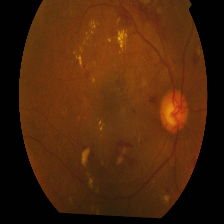
#> input picture DR2.png, 224 x 224 px
$ jupyter execute --allow-errors hybird_search_without_blue.ipynb
#> lines starting #> are read from the running program, lines starting #| are printed output that depends on the picture
[cell 1]
import cv2
import numpy as np
import matplotlib.pyplot as plt
from sklearn.cluster import KMeans
from sklearn.metrics import davies_bouldin_score, silhouette_score
from scipy.spatial.distance import cdist
from skfuzzy.cluster import cmeans
import time

[cell 2]
def extract_clusters_fundus_dr(image_path, n_clusters, m=2.0, max_iter=150, error=1e-5, spatial_weight=0.1, clahe_clip_limit=2.0, clahe_tile_grid_size=(8,8)):
    """
    Hybrid clustering for fundus DR images with blue channel removal and CLAHE enhancement

    Parameters:
    - image_path: Path to fundus image
    - n_clusters: Number of clusters
    - m: Fuzziness parameter for FCM
    - max_iter: Maximum iterations for FCM
    - error: Convergence threshold for FCM
    - spatial_weight: Weight for spatial features
    - clahe_clip_limit: Clip limit for CLAHE
    - clahe_tile_grid_size: Tile grid size for CLAHE
    """
#> called with image_path = 'DR2.png', n_clusters = 5, m = 2, max_iter = 150, error = 1e-05, spatial_weight = 0.1, clahe_clip_limit = 3, clahe_tile_grid_size = (8, 8)

    # Load and preprocess image
    image = cv2.imread(image_path)
#> image is the input picture: shape (224, 224, 3); mean B, G, R 10.5, 37.3, 76.3
    if image is None:
        raise FileNotFoundError(f"Could not load image from path: {image_path}")

    # Convert BGR to RGB
    image_rgb = cv2.cvtColor(image, cv2.COLOR_BGR2RGB)
    h, w, c = image_rgb.shape
#> h = 224; w = 224; c = 3

    # Extract R and G channels (remove blue channel)
    red_channel = image_rgb[:, :, 0]
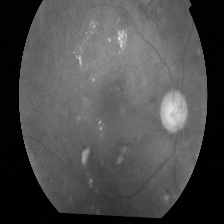
#> red_channel: shape (224, 224); min 0, max 232, mean 76.3
    green_channel = image_rgb[:, :, 1]
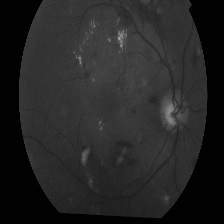
#> green_channel: shape (224, 224); min 0, max 166, mean 37.3
    # blue_channel = image_rgb[:, :, 2]  # We're removing this

    print("[INFO] Blue channel removed for fundus DR processing")

    # Apply CLAHE to green channel (most informative for fundus images)
    clahe = cv2.createCLAHE(clipLimit=clahe_clip_limit, tileGridSize=clahe_tile_grid_size)
    green_clahe = clahe.apply(green_channel)
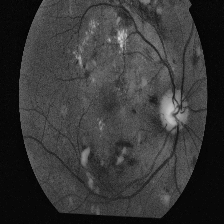
#> green_clahe: shape (224, 224); min 3, max 211, mean 55.1

    print(f"[INFO] CLAHE applied to green channel with clip limit: {clahe_clip_limit}")

    # Create RG image (Red + CLAHE-enhanced Green)
    rg_image = np.zeros((h, w, 2), dtype=np.uint8)
    rg_image[:, :, 0] = red_channel
    rg_image[:, :, 1] = green_clahe

    # Reshape for clustering (N, 2) - only R and processed G channels
    reshaped_image = rg_image.reshape(-1, 2).astype(np.float64)

    # Generate normalized spatial coordinates
    xx, yy = np.meshgrid(np.arange(w), np.arange(h))
    xx = (xx.flatten() / w).reshape(-1, 1)
    yy = (yy.flatten() / h).reshape(-1, 1)
    spatial_features = spatial_weight * np.hstack((xx, yy))  # shape: (N, 2)

    # Combine RG + spatial features
    features = np.hstack((reshaped_image, spatial_features))  # shape: (N, 4)
    print(f"[INFO] Feature shape: {features.shape} (R + CLAHE-G + normalized XY coordinates)")
#| [INFO] Feature shape: (50176, 4) (R + CLAHE-G + normalized XY coordinates)

    # Step 1: K-Means Initialization
    print("[INFO] Running K-Means for initialization...")
    kmeans = KMeans(n_clusters=n_clusters, n_init=10, max_iter=100, random_state=42)
    kmeans.fit(features)
    kmeans_labels = kmeans.labels_

    # Step 2: Fuzzy C-Means Clustering
    print("[INFO] Running Fuzzy C-Means with K-Means initialization...")
    start_time = time.time()

    data_for_fcm = features.T  # shape: (4, N)
    n_points = data_for_fcm.shape[1]
#> n_points = 50176

    # Membership initialization based on K-means results
    u_init = np.zeros((n_clusters, n_points), dtype=np.float64)
    for i in range(n_points):
        assigned_cluster = kmeans_labels[i]
        u_init[assigned_cluster, i] = 0.9
        for j in range(n_clusters):
            if j != assigned_cluster:
                u_init[j, i] = 0.1 / (n_clusters - 1)

    # Normalize membership matrix
    column_sums = np.sum(u_init, axis=0)
    u_init /= column_sums[np.newaxis, :]

    # Run FCM
    centers, u, _, _, _, _, _ = cmeans(
        data=data_for_fcm,
        c=n_clusters,
        m=m,
        error=error,
        maxiter=max_iter,
        init=u_init
    )
    end_time = time.time()
    print(f"[INFO] FCM Converged in {end_time - start_time:.2f} seconds")

    # Assign labels from FCM memberships
    labels = np.argmax(u, axis=0)

    # Extract only RG components from centers for visualization
    rg_centers = centers[:, :2]  # Only R and G components
    rg_centers = np.nan_to_num(rg_centers, nan=0.0, posinf=255.0, neginf=0.0)
    rg_centers = np.clip(rg_centers, 0, 255).astype(np.uint8)

    # Convert RG centers to RGB for visualization (add zero blue channel)
    rgb_centers = np.zeros((n_clusters, 3), dtype=np.uint8)
    rgb_centers[:, 0] = rg_centers[:, 0]  # Red channel
    rgb_centers[:, 1] = rg_centers[:, 1]  # Green channel (CLAHE processed)
    rgb_centers[:, 2] = 0                 # Blue channel set to 0

    # Prepare visualization
    combined_image = np.zeros_like(reshaped_image, dtype=np.uint8)
    fig_width = max(30, (n_clusters + 4) * 3)
    fig, axes = plt.subplots(2, max(3, (n_clusters + 1) // 2 + 2), figsize=(fig_width, 15))
    fig.suptitle("Fundus DR Hybrid Clustering: RG Channels + CLAHE", fontsize=24)

    # Flatten axes for easier indexing
    axes_flat = axes.flatten()
    plot_idx = 0

    # Plot original image
    axes_flat[plot_idx].imshow(image_rgb)
    axes_flat[plot_idx].axis('off')
    axes_flat[plot_idx].set_title("Original RGB Image", fontsize=14)
    plot_idx += 1

    # Plot green channel with CLAHE
    axes_flat[plot_idx].imshow(green_clahe, cmap='Greens')
    axes_flat[plot_idx].axis('off')
    axes_flat[plot_idx].set_title("Green Channel + CLAHE", fontsize=14)
    plot_idx += 1

    # Plot RG image (without blue)
    rg_display = np.zeros((h, w, 3), dtype=np.uint8)
    rg_display[:, :, 0] = red_channel
    rg_display[:, :, 1] = green_clahe
    # Blue channel remains 0
    axes_flat[plot_idx].imshow(rg_display)
    axes_flat[plot_idx].axis('off')
    axes_flat[plot_idx].set_title("RG Image (No Blue)", fontsize=14)
    plot_idx += 1

    # Plot individual clusters
    for cluster_id in range(n_clusters):
        mask = (labels == cluster_id)
        cluster_image = np.zeros_like(reshaped_image, dtype=np.uint8)
        cluster_image[mask] = rg_centers[cluster_id]
        combined_image[mask] = rg_centers[cluster_id]

        # Convert to RGB for display
        cluster_rgb = np.zeros((h, w, 3), dtype=np.uint8)
        cluster_image_reshaped = cluster_image.reshape(h, w, 2)
        cluster_rgb[:, :, 0] = cluster_image_reshaped[:, :, 0]  # Red
        cluster_rgb[:, :, 1] = cluster_image_reshaped[:, :, 1]  # Green
        # Blue remains 0

        if plot_idx < len(axes_flat):
            axes_flat[plot_idx].imshow(cluster_rgb)
            axes_flat[plot_idx].axis('off')
            axes_flat[plot_idx].set_title(f"Cluster {cluster_id}\nRG: {rg_centers[cluster_id]}", fontsize=12)
            print(f"Cluster {cluster_id} Center (R,G): {rg_centers[cluster_id]}")
            plot_idx += 1

    # Show combined cluster image
    combined_rgb = np.zeros((h, w, 3), dtype=np.uint8)
    combined_image_reshaped = combined_image.reshape(h, w, 2)
    combined_rgb[:, :, 0] = combined_image_reshaped[:, :, 0]  # Red
    combined_rgb[:, :, 1] = combined_image_reshaped[:, :, 1]  # Green
    # Blue remains 0

    if plot_idx < len(axes_flat):
        axes_flat[plot_idx].imshow(combined_rgb)
        axes_flat[plot_idx].axis('off')
        axes_flat[plot_idx].set_title("Combined Clusters", fontsize=14)
        plot_idx += 1

    # Hide unused subplots
    for i in range(plot_idx, len(axes_flat)):
        axes_flat[i].axis('off')

    # Display plot
    plt.tight_layout()
    try:
        plt.show()
    except Exception as e:
        print(f"[WARNING] Could not display plot: {e}")

    # Compute clustering metrics on RG data
    try:
        if len(np.unique(labels)) > 1:
            dbi = davies_bouldin_score(reshaped_image, labels)
            silhouette = silhouette_score(reshaped_image, labels)
        else:
            dbi = float('inf')
            silhouette = -1.0
            print("[WARNING] Only one cluster found, metrics may be invalid")
        wcss = np.sum(np.min(cdist(reshaped_image, rg_centers, 'euclidean'), axis=1) ** 2)

        print("\nFundus DR Clustering Quality Metrics:")
        print(f"Davies-Bouldin Index (DBI): {dbi:.4f} (lower is better)")
        print(f"Within-Cluster Sum of Squares (WCSS): {wcss:.4f}")
        print(f"Silhouette Score: {silhouette:.4f} (higher is better)")
    except Exception as e:
        print(f"[ERROR] Could not compute metrics: {e}")
        dbi = wcss = silhouette = None

    return {
        'rg_centers': rg_centers,
        'rgb_centers': rgb_centers,
        'labels': labels.reshape(h, w),
        'combined_image': combined_rgb,
        'original_image': image_rgb,
        'rg_image': rg_display,
        'green_clahe': green_clahe,
        'metrics': {'dbi': dbi, 'wcss': wcss, 'silhouette': silhouette}
    }

$ run again, with DR3.png copied over DR2.png
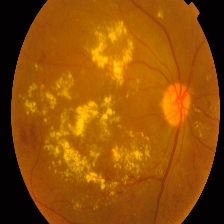
#> input picture DR3.png, 224 x 224 px
#> in extract_clusters_fundus_dr, image is the input picture: shape (224, 224, 3); mean B, G, R 3.4, 79.2, 145.5
#> in extract_clusters_fundus_dr, `red_channel = image_rgb[:, :, 0]`:
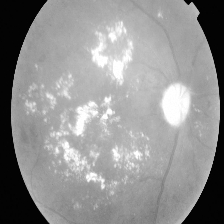
#> red_channel: shape (224, 224); min 0, max 255, mean 145.5
#> in extract_clusters_fundus_dr, `green_clahe = clahe.apply(green_channel)`:
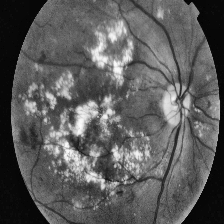
#> green_clahe: shape (224, 224); min 1, max 252, mean 91.4
#| [INFO] Feature shape: (50176, 4) (R + CLAHE-G + normalized XY coordinates)
